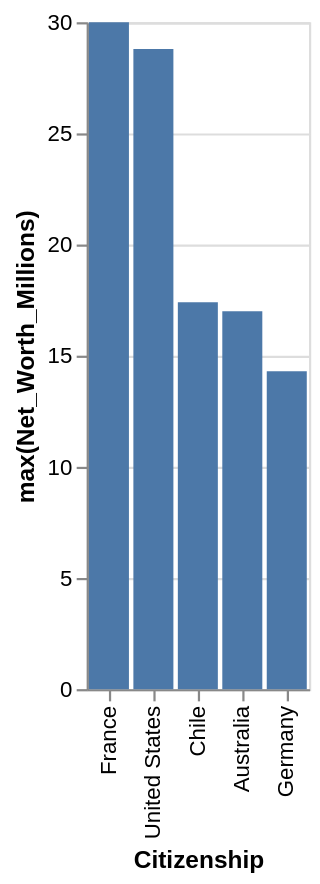

Write a Vega-Lite specification for this figure.
### Vega-Lite specification from a JSON file in a GitHub repository (floating-point values rounded to 4 significant figures)
{"data": {"values": [{"x_data": "France", "y_data": 30}, {"x_data": "United States", "y_data": 28.8}, {"x_data": "Chile", "y_data": 17.4}, {"x_data": "Australia", "y_data": 17}, {"x_data": "Germany", "y_data": 14.3}]}, "mark": "bar", "encoding": {"x": {"field": "x_data", "type": "nominal", "title": "Citizenship", "sort": {"op": "sum", "field": "y_data", "order": "descending"}}, "y": {"field": "y_data", "type": "quantitative", "title": "max(Net_Worth_Millions)"}}}
